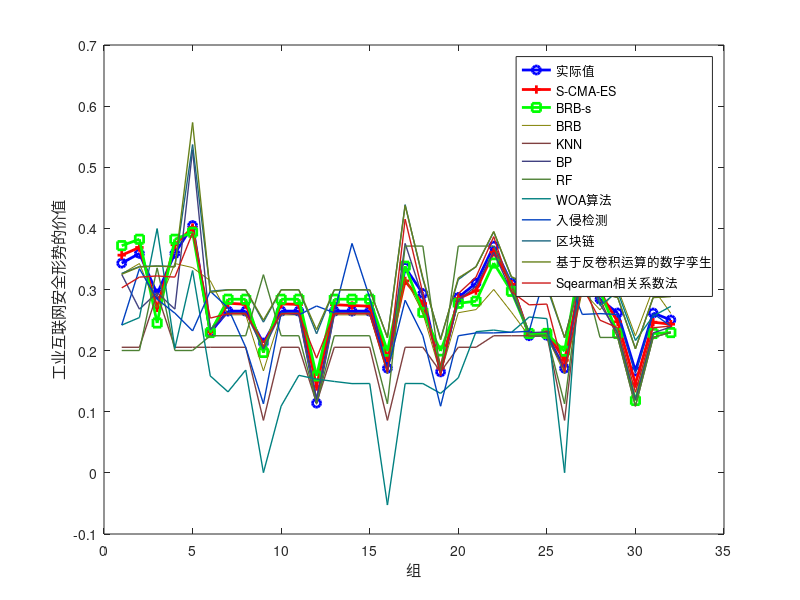

Recreate this plot in MATLAB. (Note: this script raises an error after producing the figure.)
clc
%AllData=load('mse2.txt');
AllData=load('mse4_add.txt');
AllDatanew=load('dierpian.txt');
figure(1);
    k=1:32;
%plot(k,AllData(k,1),'b','LineWidth',2,k,AllData(k,2),'r','LineWidth',2);
%,k,AllData(k,3),'g',k,AllData(k,4),'-*',k,AllData(k,5),'-+',k,AllData(k,6), ...,
   %'-s',k,AllData(k,7),'-o',k,AllData(k,8),'-X',k,AllData(k,9),'-k',k,AllData(k,10),'-^',k,AllData(k,11),'-c');
    %plot(k,AllData(k,1),'b',k,AllData(k,2),'r',k,AllData(k,3),'g');
    %plot(k,AllDatanew(k,1),'b',k,AllDatanew(k,3),'-g',k,AllDatanew(k,2),'-r');
    %plot(k,AllDatanew(k,1),'b',k,AllDatanew(k,2),'-r');
    %legend('Actual value','BRB-s');
    
    % 绘制第一条线
plot(k, AllData(k, 1), '-ob', 'LineWidth', 2); 
hold on;

% 绘制第二条线
plot(k, AllData(k, 2), '-+r', 'LineWidth', 2);

% 绘制第三条线
plot(k, AllData(k, 3), '-sg', 'LineWidth', 2);

% 绘制第四条线
plot(k, AllData(k, 4),'Color',[0.5 0.5 0], 'LineWidth', 0.5);

% 绘制第五条线
plot(k, AllData(k, 5), 'Color',[0.5 0.25 0.25], 'LineWidth', 1);

% 绘制第六条线
plot(k, AllData(k, 6), 'Color',[0.25 0.25 0.5], 'LineWidth', 1);

% 绘制第七条线
plot(k, AllData(k, 7), 'Color',[0.3 0.5 0.2], 'LineWidth', 1);

% 绘制第八条线
plot(k, AllData(k, 8), 'Color',[0 0.5 0.5], 'LineWidth', 1);

% 绘制第九条线
plot(k, AllData(k, 9), 'Color',[0 0.25 0.75], 'LineWidth', 1);

% 绘制第十条线
plot(k, AllData(k, 10), 'Color',[0.1 0.4 0.5], 'LineWidth', 1);

% 绘制第十一条线
plot(k, AllData(k, 11), 'Color',[0.4 0.5 0.1], 'LineWidth', 1);

% 绘制第十二条线
plot(k, AllData(k, 12), 'Color',[0.8 0.1 0.1], 'LineWidth', 1);


% 添加标签和标题
%ylabel('The value of the industrial internet security situation');
%xlabel('Group');
ylabel('工业互联网安全形势的价值');
%xlabel('Group');
xlabel('组');
legend('实际值', 'S-CMA-ES模型','BRB-s模型');

    
    
    
    %legend('actual value', 'BRB-s','BRB','KNN','BP','RF','WOA','viterbi','blockchain','Digital twin based on deconvolution operation','Sqearman correlation coefficient method');
    legend('实际值','S-CMA-ES', 'BRB-s','BRB','KNN','BP','RF','WOA算法','入侵检测','区块链','基于反卷积运算的数字孪生','Sqearman相关系数法');
    
    [p, h, stats] = signtest(AllData(k,1)', AllData(k,6));
% 计算Cohen’s d
d = computeCohensD(AllData(k,1)', AllData(k,6));
%  打印结果
disp(['Wilcoxon signed-rank test P值: ' num2str(p)]);
disp(['Cohen’s d: ' num2str(d)]);
% 定义函数计算Cohen’s d
function d = computeCohensD(x, y)
    n1 = length(x);
    n2 = length(y);
    mean_diff = mean(x) - mean(y);
    s1 = std(x);
    s2 = std(y);
    pooled_std = sqrt(((n1-1)*s1^2 + (n2-1)*s2^2) / (n1 + n2 - 2)); 
    d = mean_diff / pooled_std;
end